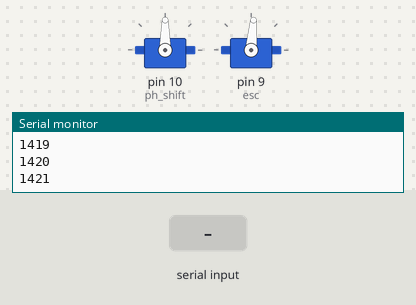
Bench run of a sketch on a simulated Arduino Uno, built with avr-gcc and run on an emulated ATmega328P. On the bench: 2 × servo, the last lines printed to the serial monitor. The test bench sets the inputs (shaded band).

Above: at 4.2 s.
4.3 s: "90,45\n" received over Serial
At 7.1 s:
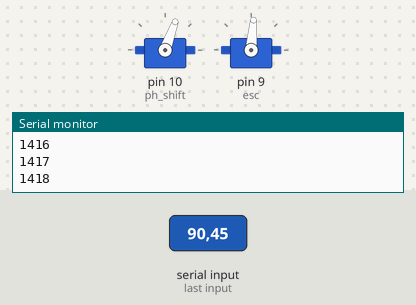
7.3 s: "30,150\n" received over Serial
At 9.5 s:
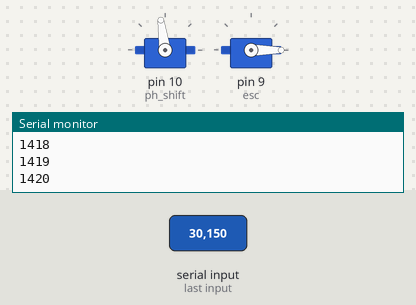
10.2 s: "5\n" received over Serial
At 13.0 s:
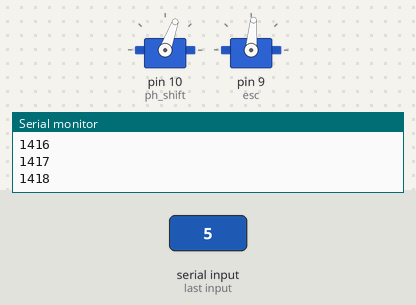
13.2 s: "90\n" received over Serial
At 15.4 s:
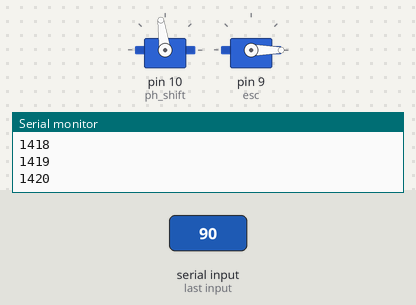
Timing chart, 0 to 17.2 s (numbered marks = the images above; inputs shaded):
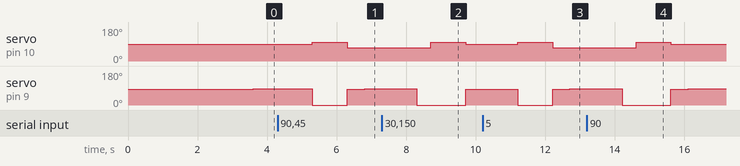

The sketch:

servo_BLDC.ino
```cpp
#include <Servo.h>
#define NORMAL 90
#define DISENGAGE 98
#define REVERSE 70

Servo ph_shift;
Servo esc;

void setup() {
  // put your setup code here, to run once:4
  Serial.begin(9600);

  Serial.println("ATTACHED");
  ph_shift.attach(10);  // attaches the servo on pin 10 to the servo object
  ph_shift.write(90);
  esc.attach(9);
  // delay(5000);
  Serial.println("INITIALIZED");

  esc.writeMicroseconds(1400);
  delay(3000);
  Serial.println("INITIALIZED");

  // esc.writeMicroseconds(1600);
  // delay(3000);
}

void loop() {
  bool reverse = false;

  for(int throttle=1410; throttle<=1500; throttle++) {
    Serial.println(throttle);
    esc.writeMicroseconds(throttle);
    delay(100);

    if (Serial.available() > 0){
      String msg = Serial.readString();
      int num;
      num = msg.toInt();

      if(!reverse) {
        esc.writeMicroseconds(0);
        ph_shift.write(DISENGAGE);
        delay(1000);

        ph_shift.write(REVERSE);
        throttle=1410;
        reverse = true;
      }

      else {
        esc.writeMicroseconds(0);
        delay(400);
        ph_shift.write(DISENGAGE);
        delay(1000);

        ph_shift.write(NORMAL);
        throttle=1410;
        reverse = false;
      }


    }
  }

}


// void bbslowdown(int throttle) {
//   for(; throttle>=1410; throttle)
// }
```

Measured:
- after the input at 4.3 s, servo on pin 10 (ph_shift): 90° → 98° after 1.0 s, → 70° 1.0 s later
- after the input at 7.3 s, servo on pin 10 (ph_shift): 70° → 98° after 1.4 s, → 90° 1.0 s later
- after the input at 10.2 s, servo on pin 10 (ph_shift): 90° → 98° after 1.0 s, → 70° 1.0 s later
- after the input at 13.2 s, servo on pin 10 (ph_shift): 70° → 98° after 1.4 s, → 90° 1.0 s later
